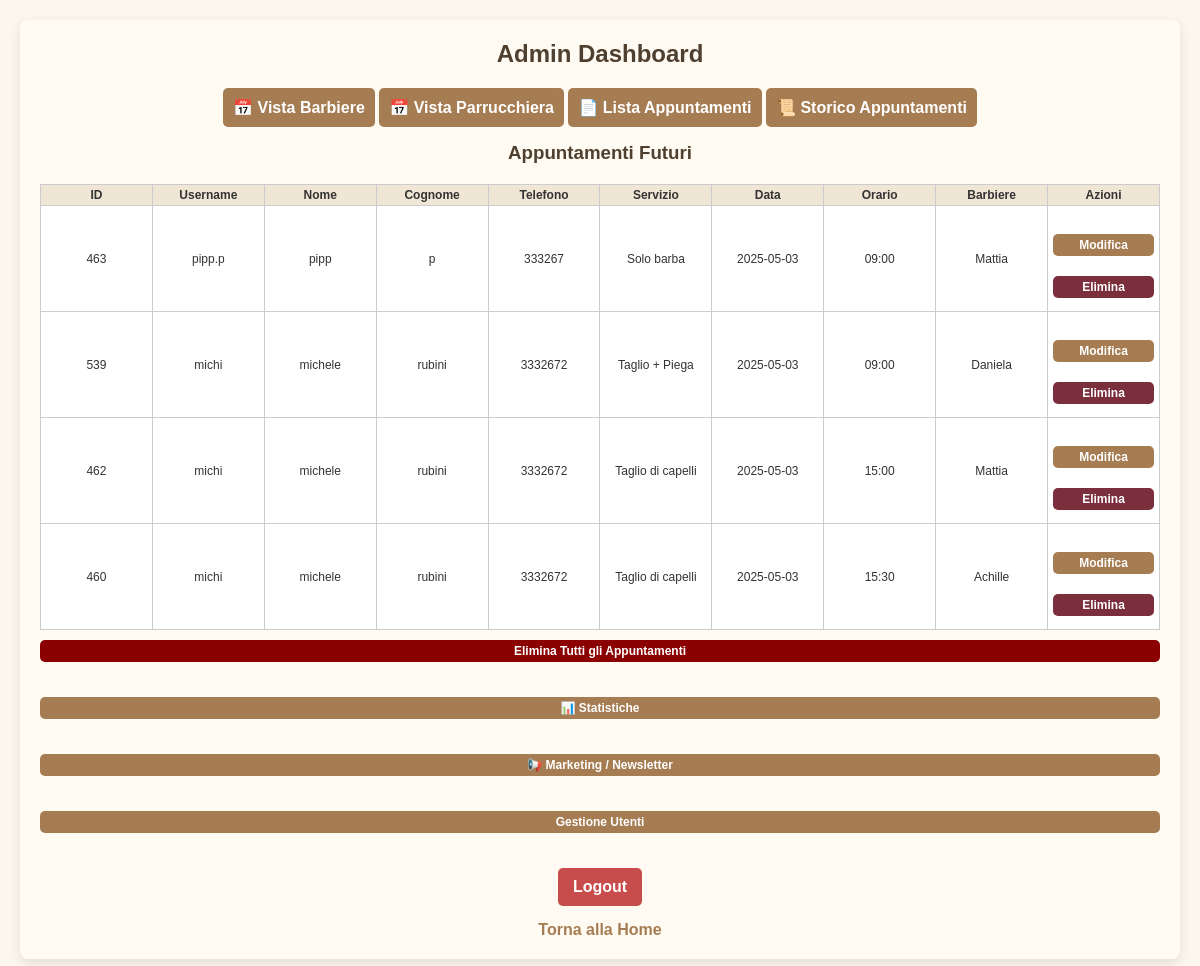
Page /admin_dashboard (signed in) on the committed database.
### tables this page shows
CREATE TABLE appointments (
            id INTEGER PRIMARY KEY AUTOINCREMENT,
            user_id INTEGER NOT NULL,
            service TEXT NOT NULL,
            date TEXT NOT NULL,
            time TEXT NOT NULL, barber TEXT NOT NULL DEFAULT 'Mattia', tipo TEXT DEFAULT 'barbiere',
            FOREIGN KEY (user_id) REFERENCES users(id)
        );

CREATE TABLE users (
            id INTEGER PRIMARY KEY AUTOINCREMENT,
            username TEXT NOT NULL UNIQUE,
            password TEXT NOT NULL
        , name TEXT NOT NULL DEFAULT 'NOME', surname TEXT NOT NULL DEFAULT 'COGNOME', phone TEXT NOT NULL DEFAULT '0000000000', email TEXT, newsletter_optin INTEGER DEFAULT 0);

### app.py (the view)
@app.route('/admin_dashboard')
def admin_dashboard():
    if 'admin' not in session:
        return redirect(url_for('login_admin'))
    conn = sqlite3.connect('bookings.db')
    cursor = conn.cursor()
    today = datetime.now().strftime("%Y-%m-%d")
    conn.commit()
    cursor.execute("""
        SELECT appointments.id, users.username, users.name, users.surname, users.phone,
               appointments.service, appointments.date, appointments.time, appointments.barber
        FROM appointments
        JOIN users ON appointments.user_id = users.id
        WHERE appointments.date >= ?
        ORDER BY DATE(appointments.date), TIME(appointments.time)
    """, (today,))
    appointments = cursor.fetchall()
    conn.close()
    return render_template('admin_dashboard.html', appointments=appointments)

### templates/admin_dashboard.html (shortened to what this page needs)
<!DOCTYPE html>
<html lang="it">
<head>
  <link rel="stylesheet" href="{{ url_for('static', filename='style.css') }}">
</head>
<body>
  <div class="container">
    <h2>Admin Dashboard</h2>
    <div class="view-toggle">
      <button onclick="showCalendarView()">📅 Vista Barbiere</button>
      <button onclick="location.href='{{ url_for('admin_hourly_calendar') }}'">📅 Vista Parrucchiera</button>
      <button onclick="showListView()">📄 Lista Appuntamenti</button>
      <button onclick="location.href='{{ url_for('admin_history') }}'">📜 Storico Appuntamenti</button>
    </div>
    <div id="list-view" class="list-view active-view">
      <h3>Appuntamenti Futuri</h3>
      {% if appointments %}
        <table>
          <thead>
            <tr>
              <th>ID</th>
              <th>Username</th>
              <th>Nome</th>
              <th>Cognome</th>
              <th>Telefono</th>
              <th>Servizio</th>
              <th>Data</th>
              <th>Orario</th>
              <th>Barbiere</th>
              <th>Azioni</th>
            </tr>
          </thead>
          <tbody>
            {% for appointment in appointments %}
              <tr>
                <td>{{ appointment[0] }}</td>
                <td>{{ appointment[1] }}</td>
                <td>{{ appointment[2] }}</td>
                <td>{{ appointment[3] }}</td>
                <td>{{ appointment[4] }}</td>
                <td>{{ appointment[5] }}</td>
                <td>{{ appointment[6] }}</td>
                <td>{{ appointment[7] }}</td>
                <td>{{ appointment[8] }}</td>
                <td>
                  <a href="{{ url_for('edit_appointment', appointment_id=appointment[0]) }}">
                    <button class="big-btn">Modifica</button>
                  </a>
                  <button class="delete-appointment admin big-btn" data-id="{{ appointment[0] }}" style="background-color: #7b2f3c; color: white;">Elimina</button>
                </td>
              </tr>
            {% endfor %}
          </tbody>
        </table>
      {% else %}
        <p>Nessun appuntamento disponibile.</p>
      {% endif %}
    </div>
    <form action="{{ url_for('delete_all_appointments') }}" method="post" onsubmit="return confirm('Sei sicuro di voler eliminare tutti gli appuntamenti?');">
      <button type="submit" class="big-btn" style="background-color: darkred;">Elimina Tutti gli Appuntamenti</button>
    </form>
    <a href="{{ url_for('admin_stats') }}">
      <button class="big-btn">📊 Statistiche</button>
    </a>
    <a href="{{ url_for('admin_marketing') }}">
      <button class="big-btn" style="margin: 10px 0;">📢 Marketing / Newsletter</button>
    </a>
    <a href="{{ url_for('admin_users') }}">
      <button class="big-btn">Gestione Utenti</button>
    </a>
    <a href="{{ url_for('logout') }}"><button class="logout-btn">Logout</button></a>
    <a href="{{ url_for('index') }}">Torna alla Home</a>
  </div>
</body>
</html>

### static/style.css (style rules this page uses)
* { box-sizing: border-box; margin: 0; padding: 0; }
body { font-family: 'Arial', sans-serif; background-color: #fdf6ec; color: #333; display: flex; flex-direction: column; align-items: center; padding: 20px; }
.container { width: 100%; max-width: 600px; background: #fffaf2; padding: 20px; border-radius: 8px; box-shadow: 0 4px 12px rgba(0, 0, 0, 0.1); margin: 20px 0; }
h1, h2, h3 { text-align: center; color: #4e3f2f; margin-bottom: 15px; }
form { display: flex; flex-direction: column; }
input, select, button { padding: 10px; margin-top: 5px; background-color: #fef9f0; color: #333; border: 1px solid #ccc; border-radius: 5px; font-size: 16px; }
button { background-color: #a67c52; color: #fff; cursor: pointer; font-weight: bold; transition: background-color 0.3s; border: none; }
.big-btn { width: 100%; padding: 15px; font-size: 18px; margin: 10px 0; }
.logout-btn { background-color: #c94c4c; color: white; padding: 10px 15px; font-size: 16px; font-weight: bold; border-radius: 5px; cursor: pointer; transition: background-color 0.3s; border: none; margin-top: 10px; }
a { display: block; text-align: center; margin-top: 15px; text-decoration: none; color: #a67c52; font-weight: bold; }
table { width: 100%; border-collapse: collapse; margin-top: 20px; background-color: #fff; color: #333; }
table, th, td { border: 1px solid #ddd; }
th, td { padding: 10px; text-align: center; }
th { background-color: #f0e6d6; color: #333; }

### templates/admin_dashboard.html (style rules this page uses)
.container { max-width: 1400px; margin: auto; padding: 20px; }
.view-toggle { margin: 15px 0; text-align: center; }
.calendar-view, .list-view { display: none; }
.active-view { display: block; }
table { font-size: 12px; border-collapse: collapse; width: 100%; table-layout: fixed; }
th, td { padding: 3px 5px; text-align: center; border: 1px solid #ccc; overflow: hidden; text-overflow: ellipsis; white-space: nowrap; }
th:nth-child(1), td:nth-child(1) { max-width: 40px; }
th:nth-child(9), td:nth-child(9) { max-width: 120px; }
.big-btn { font-size: 12px; padding: 4px 8px; }

### rows in the picture
appointments: id "463", username "pipp.p", name "pipp", surname "p", phone "333267", service "Solo barba", date "2025-05-03", time "09:00", barber "Mattia"
appointments: id "539", username "michi", name "michele", surname "rubini", phone "3332672", service "Taglio + Piega", date "2025-05-03", time "09:00", barber "Daniela"
appointments: id "462", username "michi", name "michele", surname "rubini", phone "3332672", service "Taglio di capelli", date "2025-05-03", time "15:00", barber "Mattia"
appointments: id "460", username "michi", name "michele", surname "rubini", phone "3332672", service "Taglio di capelli", date "2025-05-03", time "15:30", barber "Achille"
